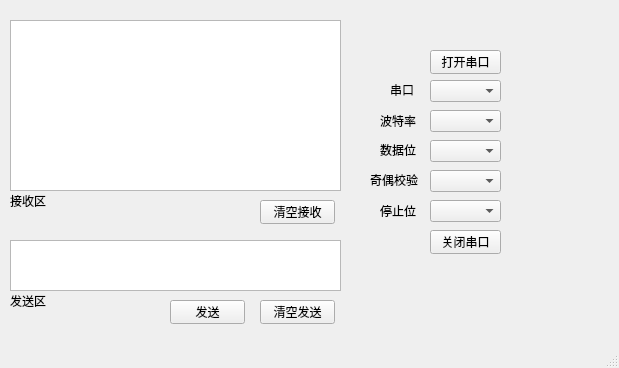
<?xml version="1.0" encoding="UTF-8"?>
<ui version="4.0">
 <class>MainWindow</class>
 <widget class="QMainWindow" name="MainWindow">
  <property name="geometry">
   <rect>
    <x>0</x>
    <y>0</y>
    <width>619</width>
    <height>368</height>
   </rect>
  </property>
  <property name="windowTitle">
   <string>串口助手</string>
  </property>
  <widget class="QWidget" name="centralwidget">
   <widget class="QPushButton" name="pushButton_open">
    <property name="geometry">
     <rect>
      <x>430</x>
      <y>50</y>
      <width>71</width>
      <height>24</height>
     </rect>
    </property>
    <property name="text">
     <string>打开串口</string>
    </property>
   </widget>
   <widget class="QPushButton" name="pushButton_close">
    <property name="geometry">
     <rect>
      <x>430</x>
      <y>230</y>
      <width>71</width>
      <height>24</height>
     </rect>
    </property>
    <property name="text">
     <string>关闭串口</string>
    </property>
   </widget>
   <widget class="QTextEdit" name="textEdit_input">
    <property name="geometry">
     <rect>
      <x>10</x>
      <y>20</y>
      <width>331</width>
      <height>171</height>
     </rect>
    </property>
   </widget>
   <widget class="QPushButton" name="pushButton_output">
    <property name="geometry">
     <rect>
      <x>170</x>
      <y>300</y>
      <width>75</width>
      <height>24</height>
     </rect>
    </property>
    <property name="text">
     <string>发送</string>
    </property>
   </widget>
   <widget class="QTextEdit" name="textEdit_output">
    <property name="geometry">
     <rect>
      <x>10</x>
      <y>240</y>
      <width>331</width>
      <height>51</height>
     </rect>
    </property>
   </widget>
   <widget class="QComboBox" name="comboBox_port">
    <property name="geometry">
     <rect>
      <x>430</x>
      <y>80</y>
      <width>71</width>
      <height>22</height>
     </rect>
    </property>
   </widget>
   <widget class="QComboBox" name="comboBox_baud">
    <property name="geometry">
     <rect>
      <x>430</x>
      <y>110</y>
      <width>71</width>
      <height>22</height>
     </rect>
    </property>
   </widget>
   <widget class="QLabel" name="label">
    <property name="geometry">
     <rect>
      <x>390</x>
      <y>80</y>
      <width>31</width>
      <height>20</height>
     </rect>
    </property>
    <property name="text">
     <string>串口</string>
    </property>
   </widget>
   <widget class="QLabel" name="label_2">
    <property name="geometry">
     <rect>
      <x>380</x>
      <y>110</y>
      <width>41</width>
      <height>21</height>
     </rect>
    </property>
    <property name="text">
     <string>波特率</string>
    </property>
   </widget>
   <widget class="QComboBox" name="comboBox_byte">
    <property name="geometry">
     <rect>
      <x>430</x>
      <y>140</y>
      <width>71</width>
      <height>22</height>
     </rect>
    </property>
   </widget>
   <widget class="QLabel" name="label_3">
    <property name="geometry">
     <rect>
      <x>380</x>
      <y>140</y>
      <width>41</width>
      <height>20</height>
     </rect>
    </property>
    <property name="text">
     <string>数据位</string>
    </property>
   </widget>
   <widget class="QLabel" name="label_4">
    <property name="geometry">
     <rect>
      <x>370</x>
      <y>170</y>
      <width>51</width>
      <height>20</height>
     </rect>
    </property>
    <property name="text">
     <string>奇偶校验</string>
    </property>
   </widget>
   <widget class="QComboBox" name="comboBox_check">
    <property name="geometry">
     <rect>
      <x>430</x>
      <y>170</y>
      <width>71</width>
      <height>22</height>
     </rect>
    </property>
   </widget>
   <widget class="QComboBox" name="comboBox_stop">
    <property name="geometry">
     <rect>
      <x>430</x>
      <y>200</y>
      <width>71</width>
      <height>22</height>
     </rect>
    </property>
   </widget>
   <widget class="QLabel" name="label_5">
    <property name="geometry">
     <rect>
      <x>380</x>
      <y>200</y>
      <width>41</width>
      <height>21</height>
     </rect>
    </property>
    <property name="text">
     <string>停止位</string>
    </property>
   </widget>
   <widget class="QPushButton" name="pushButton_clearoutput">
    <property name="geometry">
     <rect>
      <x>260</x>
      <y>300</y>
      <width>75</width>
      <height>24</height>
     </rect>
    </property>
    <property name="text">
     <string>清空发送</string>
    </property>
   </widget>
   <widget class="QPushButton" name="pushButton_clearinput">
    <property name="geometry">
     <rect>
      <x>260</x>
      <y>200</y>
      <width>75</width>
      <height>24</height>
     </rect>
    </property>
    <property name="text">
     <string>清空接收</string>
    </property>
   </widget>
   <widget class="QLabel" name="label_6">
    <property name="geometry">
     <rect>
      <x>10</x>
      <y>290</y>
      <width>41</width>
      <height>21</height>
     </rect>
    </property>
    <property name="text">
     <string>发送区</string>
    </property>
   </widget>
   <widget class="QLabel" name="label_7">
    <property name="geometry">
     <rect>
      <x>10</x>
      <y>190</y>
      <width>41</width>
      <height>21</height>
     </rect>
    </property>
    <property name="text">
     <string>接收区</string>
    </property>
   </widget>
  </widget>
  <widget class="QMenuBar" name="menubar">
   <property name="geometry">
    <rect>
     <x>0</x>
     <y>0</y>
     <width>619</width>
     <height>22</height>
    </rect>
   </property>
  </widget>
  <widget class="QStatusBar" name="statusbar"/>
 </widget>
 <resources/>
 <connections/>
</ui>
